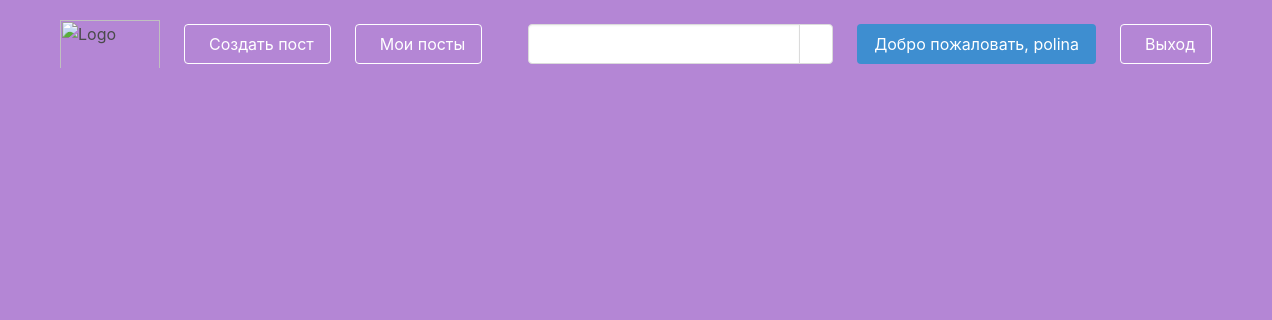
The app's page /blog/myposts/ (signed in), older data.
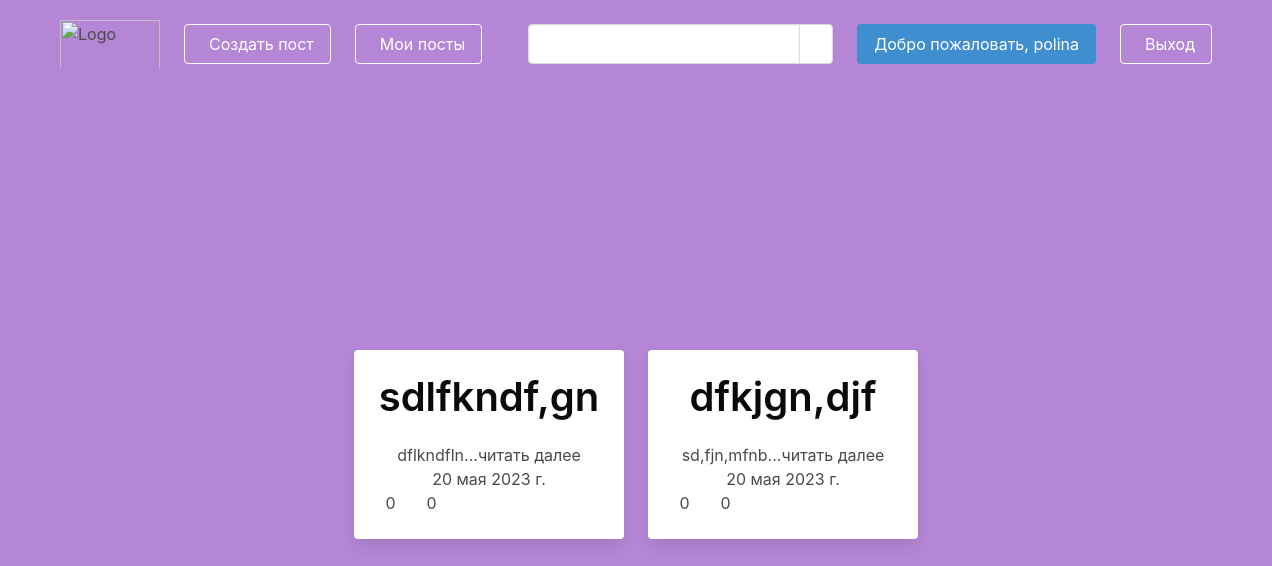
The same page, newer data.
### blog/models.py (models this page shows)
class Post(models.Model):
    title = models.CharField(max_length=255)
    text = models.TextField()
    slug = models.SlugField(unique=True)
    date = models.DateField(auto_now=True)
    author = models.ForeignKey(User, on_delete=models.CASCADE)
    image = models.ImageField(default='image.jpg', blank=True)
    likes = models.ManyToManyField(User, related_name='likes')
    dislikes = models.ManyToManyField(User, related_name='dislikes')
    def __str__(self):
        return self.title
    def snippet(self):
        return self.text[:20] + '...читать далее'
    def likes_counter(self):
        return self.likes.count()
    def dislikes_counter(self):
        return self.dislikes.count()

### blog/views.py (the view)
# urls.py: path('myposts/', views.myposts, name='myposts'),
@login_required(login_url='/users/log_in')
def myposts(request):
    mypost = Post.objects.filter(author=request.user)
    return render(request, 'myposts.html', {'posts': mypost})

### blog/templates/myposts.html (shortened to what this page needs)
{% extends 'base_layout.html' %}
{% load static from static %}
{% block content %}
<div class="container">
    <div class="columns is-centered is-multiline">
        {% for post in posts %}
        <div class="column is-3">
            <a href="{% url 'blog:post' post.slug %}">
                <div class="card has-text-centered">
                    <div class="card-content">
                        <div class="media">
                            <div class="media-content">
                                <div class="title has-text-black is-2">
                                    {{post}}
                                </div>
                            </div>
                        </div>
                        <div class="content">
                            {{post.snippet}}
                            <br>
                            <div>{{post.date}}</div>
                            <div class="columns">
                                <div class="column is-2">
                                    <div class="columns is-gapless is-flex is-justify-content-center is-align-items-center">
                                        <div class="column">
                                            <span class="ml-2">{{post.likes_counter}}</span>
                                        </div>
                                    </div>
                                </div>
                                <div class="column is-2">
                                    <div class="columns is-gapless is-flex is-justify-content-center is-align-items-center">
                                        <div class="column">
                                            <span class="ml-2">{{post.dislikes_counter}}</span>
                                        </div>
                                    </div>
                                </div>
                            </div>
                        </div>
                    </div>
                </div>
            </a>
        </div>
        {% endfor %}
    </div>
</div>
{% endblock %}

Row changes from the older to the newer data that the page shows:
added Post: title "sdlfkndf,gn", snippet "dflkndfln...читать далее", date "20 мая 2023 г.", likes_counter "0", dislikes_counter "0"
added Post: title "dfkjgn,djf", snippet "sd,fjn,mfnb...читать далее", date "20 мая 2023 г.", likes_counter "0", dislikes_counter "0"
